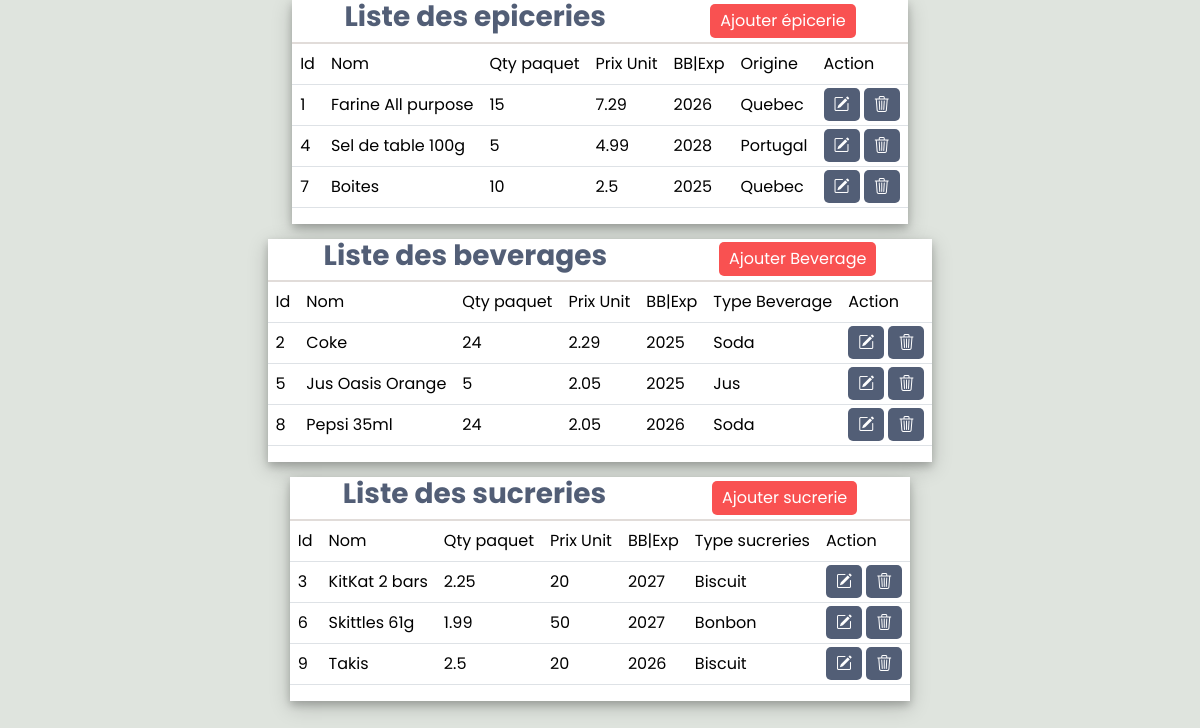
Before: /prod with the older database file.
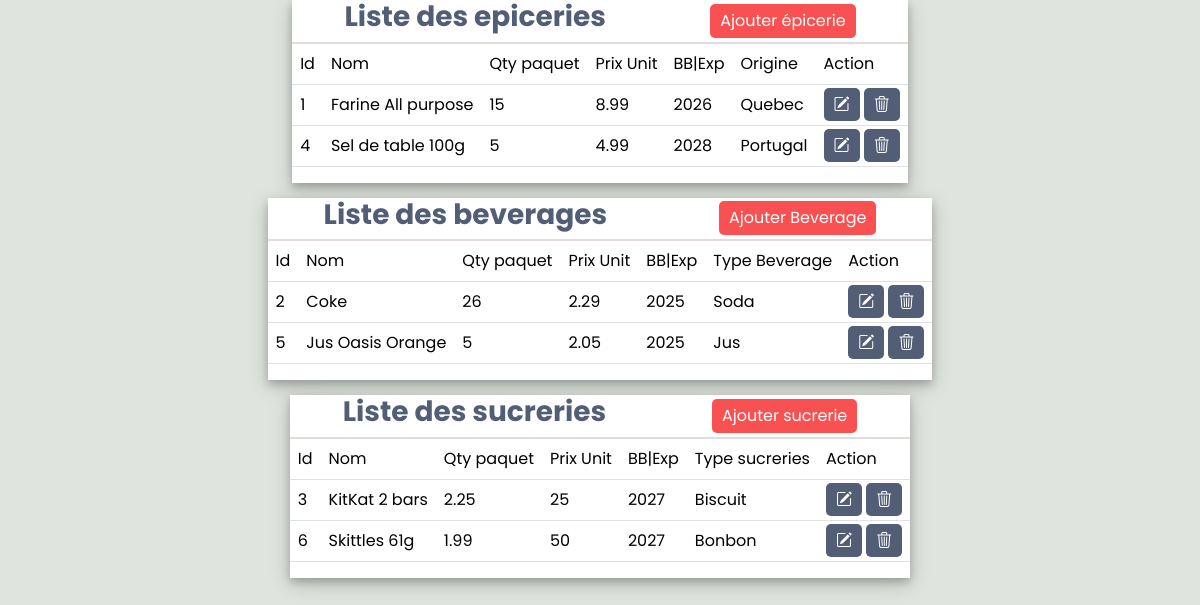
After: the same page with the newer database file.
### tables this page shows
CREATE TABLE Products(
                Id INTEGER PRIMARY KEY,
                ProdName TEXT NOT NULL,
                UnitPrice REAL CHECK(UnitPrice > 0),
                QtyPerPack INTEGER CHECK(QtyPerPack > 0), -- La quantite pour chaque groupe d'un produit (un carton ou un rack de produits)
                Expiration INTEGER NOT NULL, -- L'année d'expiration ou le bestbefore du produit
                ProductType TEXT NOT NULL CHECK(ProductType = 'Beverage' OR ProductType = 'Treat' OR ProductType = 'Grocery'),
                TreatType TEXT CHECK(TreatType = 'Bonbon' OR TreatType = 'Biscuit'), -- pour les produits de type treat
                Origine TEXT, -- pour les produits de type grocery (l'origine du produit)
                BeverageType TEXT CHECK(BeverageType = 'Jus' OR BeverageType = 'Soda' OR BeverageType = 'Alcool'), -- pour les produits de type Beverage 
                UserId INTEGER NOT NULL,
                FOREIGN KEY(UserId) REFERENCES Users(Id)  -- L'utilisateur qui ajoute le produit


);

### main.py (the view)
@app.route('/prod')
def product():
    treats = treat_dao.get_all_treats()
    groceries = groc_dao.get_all_groceries()
    beverages = bev_dao.get_all_beverages()
    return render_template('product.html', treats=treats, groceries=groceries, beverages=beverages)

### Business/Domain/Beverage.py (called while the page is built)
    def get_beverage_type(self):
        return self.__beverage_type

### Business/Domain/Grocery.py (called while the page is built)
    def get_origine(self):
        return self.__origine

### Business/Domain/Product.py (called while the page is built)
    def get_id(self):
        return self.__id

    def get_product_name(self):
        return self.__product_name

    def get_unit_price(self):
        return self.__unit_price

    def get_qty_per_pack(self):
        return self.__qty_per_pack

    def get_expiration(self):
        return self.__expiration

### Business/Domain/Treat.py (called while the page is built)
    def get_treat_type(self):
        return self.__treat_type

### Data_Access/DAOs/BeverageDAO.py (called while the page is built)
    def get_all_beverages(self):
        self.cursor.execute('''
        SELECT Id, ProdName, UnitPrice, QtyPerPack, Expiration, BeverageType
        FROM Products
        WHERE ProductType = ? ''', ("Beverage",))
        result = self.cursor.fetchall()
        beverages = []
        for bev in result:
            bev = Beverage(bev[0], bev[1], bev[2], bev[3], bev[4], bev[5])
            beverages.append(bev)
        return beverages

### Data_Access/DAOs/GroceryDAO.py (called while the page is built)
    def get_all_groceries(self):
        self.cursor.execute('''
        SELECT Id, ProdName, UnitPrice, QtyPerPack, Expiration, Origine
        FROM Products
        WHERE ProductType = ? ''', ("Grocery",))
        result = self.cursor.fetchall()
        groceries = []
        for grocery in result:
            grocery = Grocery(grocery[0], grocery[1], grocery[2], grocery[3], grocery[4], grocery[5])
            groceries.append(grocery)
        return groceries

### Data_Access/DAOs/TreatDAO.py (called while the page is built)
    def get_all_treats(self):
        self.cursor.execute('''
        SELECT Id, ProdName, UnitPrice, QtyPerPack, Expiration, TreatType
        FROM Products
        WHERE ProductType = ?''',("Treat",))
        result = self.cursor.fetchall()
        treats = []
        for treat in result:
            treat = Treat(treat[0], treat[1], treat[2], treat[3], treat[4], treat[5])
            treats.append(treat)
        return treats

### templates/product.html (shortened to what this page needs)
<!DOCTYPE html>
<html lang="en">
<head>
    <link href="https://cdn.jsdelivr.net/npm/bootstrap@5.3.3/dist/css/bootstrap.min.css" rel="stylesheet"
>
    <link rel="stylesheet" href="https://cdn.jsdelivr.net/npm/bootstrap-icons@1.10.3/font/bootstrap-icons.css">
    <link rel="stylesheet" href="../static/styles.css">
</head>
<body>
    <div class="main-container">
        <div class="list">
            <div class="table-content">
                <div class="table-title">
                    <h3>Liste des epiceries</h3>
                    <a href="/grocery" class="bttn">Ajouter épicerie</a>
                </div>
                <table class="table table-hover">
                    <thead>
                        <tr>
                            <th scope="col">Id</th>
                            <th scope="col">Nom</th>
                            <th scope="col">Qty paquet</th>
                            <th scope="col">Prix Unit</th>
                            <th scope="col">BB|Exp</th>
                            <th scope="col">Origine</th>
                            <th scope="col">Action</th>
                        </tr>
                    </thead>
                    <tbody>
                        {% for grocery in groceries %}
                        <tr>
                            <th scope="row">{{ grocery.get_id() }}</th>
                            <td>{{ grocery.get_product_name() }}</td>
                            <td>{{ grocery.get_qty_per_pack() }}</td>
                            <td>{{ grocery.get_unit_price() }}</td>
                            <td>{{ grocery.get_expiration() }}</td>
                            <td>{{ grocery.get_origine() }}</td>
                            <td>
                                <a href="/editGrocery/{{ grocery.get_id() }}" class="bt"><i class="bi bi-pencil-square"></i></a>
                                <a href="/deleteGrocery/{{ grocery.get_id() }}" class="bt"><i class="bi bi-trash3"></i></a>
                            </td>
                        </tr>
                        {% endfor %}
                    </tbody>
                </table>
            </div>
            <div class="table-content">
                <div class="table-title">
                    <h3>Liste des beverages</h3>
                    <a href="/beverage" class="bttn">Ajouter Beverage</a>
                </div>
                <table class="table table-hover">
                    <thead>
                        <tr>
                            <th scope="col">Id</th>
                            <th scope="col">Nom</th>
                            <th scope="col">Qty paquet</th>
                            <th scope="col">Prix Unit</th>
                            <th scope="col">BB|Exp</th>
                            <th scope="col">Type Beverage</th>
                            <th scope="col">Action</th>
                        </tr>
                    </thead>
                    <tbody>
                        {% for beverage in beverages %}
                        <tr>
                            <th scope="row">{{ beverage.get_id() }}</th>
                            <td>{{ beverage.get_product_name() }}</td>
                            <td>{{ beverage.get_qty_per_pack() }}</td>
                            <td>{{ beverage.get_unit_price() }}</td>
                            <td>{{ beverage.get_expiration() }}</td>
                            <td>{{ beverage.get_beverage_type() }}</td>
                            <td>
                                <a href="/editBeverage/{{ beverage.get_id() }}" class="bt"><i class="bi bi-pencil-square"></i></a>
                                <a href="/deleteBeverage/{{ beverage.get_id() }}" class="bt"><i class="bi bi-trash3"></i></a>
                            </td>
                        </tr>
                        {% endfor %}
                    </tbody>
                </table>
            </div>
            <div class="table-content">
                <div class="table-title">
                    <h3>Liste des sucreries</h3>
                    <a href="/treat" class="bttn">Ajouter sucrerie</a>
                </div>
                <table class="table table-hover">
                    <thead>
                        <tr>
                            <th scope="col">Id</th>
                            <th scope="col">Nom</th>
                            <th scope="col">Qty paquet</th>
                            <th scope="col">Prix Unit</th>
                            <th scope="col">BB|Exp</th>
                            <th scope="col">Type sucreries</th>
                            <th scope="col">Action</th>
                        </tr>
                    </thead>
                    <tbody>
                        {% for treat in treats %}
                        <tr>
                            <th scope="row">{{ treat.get_id() }}</th>
                            <td>{{ treat.get_product_name() }}</td>
                            <td>{{ treat.get_unit_price() }}</td>
                            <td>{{ treat.get_qty_per_pack() }}</td>
                            <td>{{ treat.get_expiration() }}</td>
                            <td>{{ treat.get_treat_type() }}</td>
                            <td>
                                <a href="/editTreat/{{ treat.get_id() }}" class="bt"><i class="bi bi-pencil-square"></i></a>
                                <a href="/deleteTreat/{{ treat.get_id() }}" class="bt"><i class="bi bi-trash3"></i></a>
                            </td>
                        </tr>
                        {% endfor %}
                    </tbody>
                </table>
            </div>
        </div>
    </div>
</body>
</html>

### static/styles.css (style rules this page uses)
* { font-family: "Poppins", sans-serif; font-weight: 400; font-style: normal; }
.main-container { position: absolute; right: 0; top: 0; width: 100vw; min-height: 100vh; background: #DFE4DE; display: flex; flex-direction: column; justify-content: space-between; }
.list { display: flex; flex-direction: column; justify-content: space-between; align-items: center; }
.table-content { min-height: auto; background: white; box-shadow: 0 4px 8px 0 rgba(0, 0, 0, 0.2), 0 6px 20px 0 rgba(0, 0, 0, 0.19); display: flex; flex-direction: column; margin: 0 15px 15px 15px; }
.table-title { display: flex; flex-direction: row; justify-content: space-around; border-bottom: 2px solid #E1DCD9; align-items: center; }
a { text-decoration: none; color: inherit; }
.bttn { background: #F95151; color: white; padding: 5px 10px; text-align: center; border-radius: 5px; }
.bt { background: #525E76; color: white; padding: 5px 10px; text-align: center; border-radius: 5px; }
h3 { color: #525E76; font-weight: bold; }

Changed rows visible on the page:
removed Products: get_id "7", get_product_name "Boites", get_qty_per_pack "10", get_unit_price "2.5", get_expiration "2025", get_origine "Quebec"
removed Products: get_id "8", get_product_name "Pepsi 35ml", get_qty_per_pack "24", get_unit_price "2.05", get_expiration "2026", get_beverage_type "Soda", shown under "Liste des beverages"
removed Products: get_id "9", get_product_name "Takis", get_unit_price "2.5", get_qty_per_pack "20", get_expiration "2026", get_treat_type "Biscuit", shown under "Liste des sucreries"
changed Products "Farine All purpose": get_unit_price "7.29" → "8.99"
changed Products "Coke": get_qty_per_pack "24" → "26"
changed Products "KitKat 2 bars": get_qty_per_pack "20" → "25"
